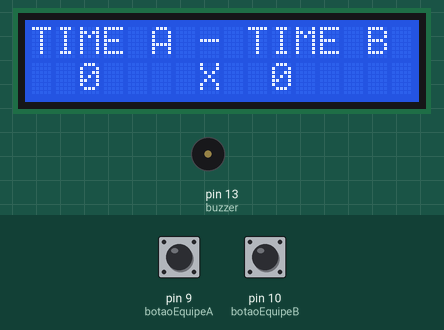
Simulated run of this sketch. Board: Arduino Uno, built with avr-gcc and run on an emulated ATmega328P. On the bench: 16×2 character LCD, buzzer (waves = sounding, pin HIGH). The test bench sets the inputs (shaded band); at power-on: pin 9 (botaoEquipeA) LOW, pin 10 (botaoEquipeB) LOW. What the sketch prints to the serial monitor is not drawn.

Above: at 1.2 s.
1.3 s: pin 9 (botaoEquipeA) pulled HIGH for 1 s
At 3.1 s:
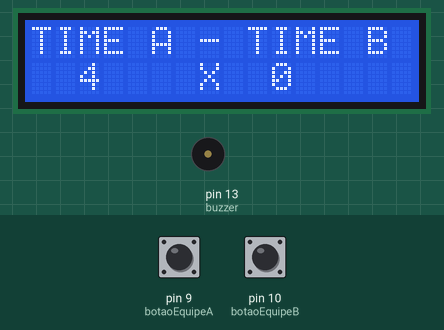
3.8 s: pin 10 (botaoEquipeB) pulled HIGH for 1 s
At 5.9 s:
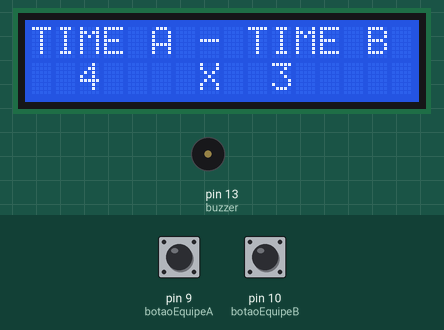
6.3 s: pin 9 (botaoEquipeA) pulled HIGH for 0.3 s
At 7.3 s:
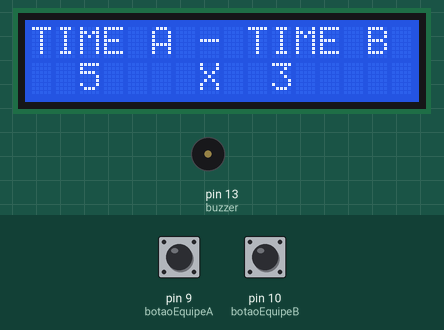
8.2 s: pin 10 (botaoEquipeB) pulled HIGH for 0.3 s
At 9.8 s:
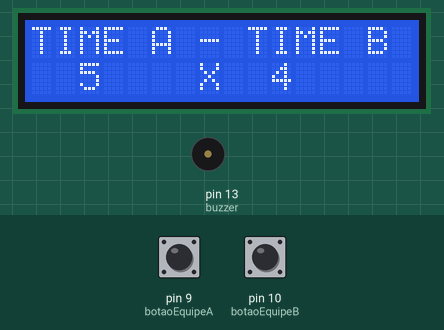
Timing chart, 0 to 11.0 s (numbered marks = the images above; inputs shaded):
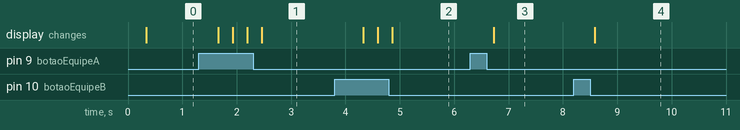

The sketch:

olimpuc-final.ino
```cpp
/*
TRABALHO PLACAR OLIMPUC 2024
ESPORTE - FUTEBOL
TEMPO DE PARTIDA: 20min (20s)
DATA DE ENTREGA: 07/11
INTEGRANTES DO GRUPO:
  Enrico Araujo
  Júlia Romao
  Nicole Castro
  Rodrigo Grande
*/

// Biblioteca do LCD 16x2
#include <LiquidCrystal.h>

int botaoEquipeA = 9;
int botaoEquipeB = 10;

int PlacarEquipeA = 0;
int PlacarEquipeB = 0;

int inicioA =  LOW;
int inicioB =  LOW;

// BUZZER
 int buzzer = 13; //Ativa o Buzzer
 int porta = A3; // Porta Analogica
// BUZZER

// Inicializa a biblioteca com os pinos da interface
LiquidCrystal lcd(12, 11, 5, 4, 3, 2);

void setup() {
  // LCD
  // Configura as linhas e colunas do LCD
  lcd.begin(16, 2);
  // Escreve na tela do LCD
  lcd.setCursor(0,0);
  lcd.print("TIME A - TIME B");
  lcd.setCursor(0,1);
  //lcd.print("  7    X    1 ");
  lcd.print("  "+ (String)PlacarEquipeA +"    X    1 ");
  //lcd.print(PlacarEquipeA);
  // LCD

  // BUZZER
  pinMode(buzzer, OUTPUT);
  pinMode(porta, INPUT);
  // BUZZER

  //BOTAO
  pinMode(botaoEquipeA, INPUT);
  //pinMode(10, INPUT_PULLUP);
  Serial.begin(9600);
}

void loop() {
  inicioA = digitalRead(botaoEquipeA);
  //Serial.println(inicioA);


  if(inicioA == HIGH){
    PlacarEquipeA = PlacarEquipeA + 1;
    //Serial.println(PlacarEquipeA);
    //Serial.println("Apertado");
    Serial.println("Placar Equipe A");
    Serial.println(PlacarEquipeA);
    Serial.println("X");
    Serial.println("Placar Equipe B");
    Serial.println(PlacarEquipeB);
  }  else {
    //Serial.println("Não Apertado");
  }


  inicioB = digitalRead(botaoEquipeB);
  //Serial.println(inicioB);

  if(inicioB == HIGH){
    PlacarEquipeB = PlacarEquipeB + 1;
    //Serial.println(PlacarEquipeB);
    //Serial.println("Apertado");
    Serial.println("Placar Equipe A");
    Serial.println(PlacarEquipeA);
    Serial.println("X");
    Serial.println("Placar Equipe B");
    Serial.println(PlacarEquipeB);
  }  else {
    //Serial.println("Não Apertado");
  }

  delay(200);

  lcd.begin(16, 2);
  // Escreve na tela do LCD
  lcd.setCursor(0,0);
  lcd.print("TIME A - TIME B");
  lcd.setCursor(0,1);
  //lcd.print("  7    X    1 ");

  lcd.print("  ");
  lcd.print(PlacarEquipeA);
  lcd.print("    X  ");
  lcd.print(PlacarEquipeB);
  lcd.print(" ");

}
```

Measured:
- after the input at 1.3 s, the display: first changes after 0.36 s (image 1 shows a later state)
- after the input at 3.8 s, the display: first changes after 0.53 s (image 2 shows a later state)
- after the input at 6.3 s, the display: changes after 0.42 s (image 3)
- after the input at 8.2 s, the display: changes after 0.39 s (image 4)
